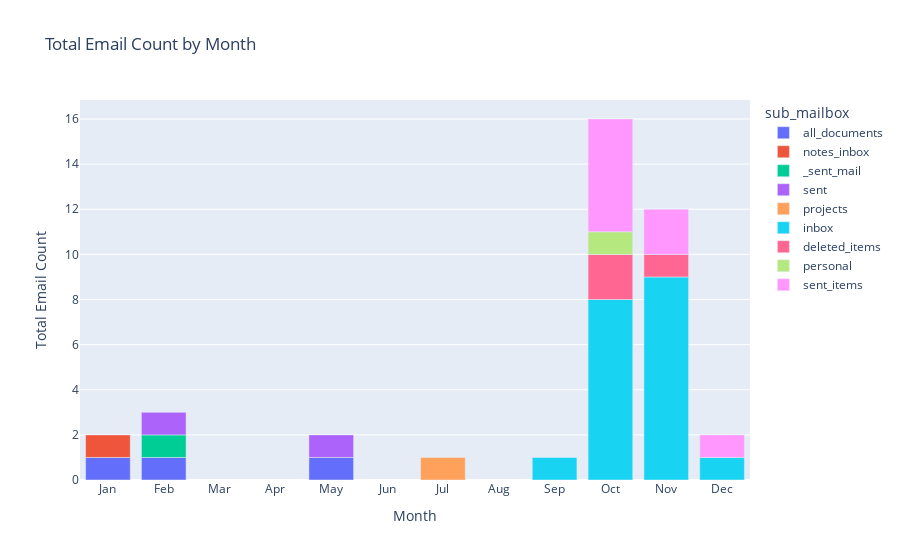

Notebook code cell kept with this figure:
### Code cell
fig_line1

### Figure 1 — Plotly figure (JSON) as saved in the notebook; plotly's stock layout.template omitted (floating-point values rounded to 4 significant figures)
{"data": [{"hovertemplate": "sub_mailbox=all_documents<br>Month=%{x}<br>Total Email Count=%{y}<extra></extra>", "legendgroup": "all_documents", "marker": {"color": "#636efa", "pattern": {"shape": ""}}, "name": "all_documents", "orientation": "v", "showlegend": true, "textposition": "auto", "type": "bar", "x": ["Jan", "Feb", "May"], "xaxis": "x", "y": [1, 1, 1], "yaxis": "y"}, {"hovertemplate": "sub_mailbox=notes_inbox<br>Month=%{x}<br>Total Email Count=%{y}<extra></extra>", "legendgroup": "notes_inbox", "marker": {"color": "#EF553B", "pattern": {"shape": ""}}, "name": "notes_inbox", "orientation": "v", "showlegend": true, "textposition": "auto", "type": "bar", "x": ["Jan"], "xaxis": "x", "y": [1], "yaxis": "y"}, {"hovertemplate": "sub_mailbox=_sent_mail<br>Month=%{x}<br>Total Email Count=%{y}<extra></extra>", "legendgroup": "_sent_mail", "marker": {"color": "#00cc96", "pattern": {"shape": ""}}, "name": "_sent_mail", "orientation": "v", "showlegend": true, "textposition": "auto", "type": "bar", "x": ["Feb"], "xaxis": "x", "y": [1], "yaxis": "y"}, {"hovertemplate": "sub_mailbox=sent<br>Month=%{x}<br>Total Email Count=%{y}<extra></extra>", "legendgroup": "sent", "marker": {"color": "#ab63fa", "pattern": {"shape": ""}}, "name": "sent", "orientation": "v", "showlegend": true, "textposition": "auto", "type": "bar", "x": ["Feb", "May"], "xaxis": "x", "y": [1, 1], "yaxis": "y"}, {"hovertemplate": "sub_mailbox=projects<br>Month=%{x}<br>Total Email Count=%{y}<extra></extra>", "legendgroup": "projects", "marker": {"color": "#FFA15A", "pattern": {"shape": ""}}, "name": "projects", "orientation": "v", "showlegend": true, "textposition": "auto", "type": "bar", "x": ["Jul"], "xaxis": "x", "y": [1], "yaxis": "y"}, {"hovertemplate": "sub_mailbox=inbox<br>Month=%{x}<br>Total Email Count=%{y}<extra></extra>", "legendgroup": "inbox", "marker": {"color": "#19d3f3", "pattern": {"shape": ""}}, "name": "inbox", "orientation": "v", "showlegend": true, "textposition": "auto", "type": "bar", "x": ["Sep", "Oct", "Nov", "Dec"], "xaxis": "x", "y": [1, 8, 9, 1], "yaxis": "y"}, {"hovertemplate": "sub_mailbox=deleted_items<br>Month=%{x}<br>Total Email Count=%{y}<extra></extra>", "legendgroup": "deleted_items", "marker": {"color": "#FF6692", "pattern": {"shape": ""}}, "name": "deleted_items", "orientation": "v", "showlegend": true, "textposition": "auto", "type": "bar", "x": ["Oct", "Nov"], "xaxis": "x", "y": [2, 1], "yaxis": "y"}, {"hovertemplate": "sub_mailbox=personal<br>Month=%{x}<br>Total Email Count=%{y}<extra></extra>", "legendgroup": "personal", "marker": {"color": "#B6E880", "pattern": {"shape": ""}}, "name": "personal", "orientation": "v", "showlegend": true, "textposition": "auto", "type": "bar", "x": ["Oct"], "xaxis": "x", "y": [1], "yaxis": "y"}, {"hovertemplate": "sub_mailbox=sent_items<br>Month=%{x}<br>Total Email Count=%{y}<extra></extra>", "legendgroup": "sent_items", "marker": {"color": "#FF97FF", "pattern": {"shape": ""}}, "name": "sent_items", "orientation": "v", "showlegend": true, "textposition": "auto", "type": "bar", "x": ["Oct", "Nov", "Dec"], "xaxis": "x", "y": [5, 2, 1], "yaxis": "y"}], "layout": {"barmode": "relative", "legend": {"title": {"text": "sub_mailbox"}, "tracegroupgap": 0}, "title": {"text": "Total Email Count by Month"}, "xaxis": {"anchor": "y", "categoryarray": ["Jan", "Feb", "Mar", "Apr", "May", "Jun", "Jul", "Aug", "Sep", "Oct", "Nov", "Dec"], "categoryorder": "array", "domain": [0, 1], "title": {"text": "Month"}}, "yaxis": {"anchor": "x", "domain": [0, 1], "title": {"text": "Total Email Count"}}}}
